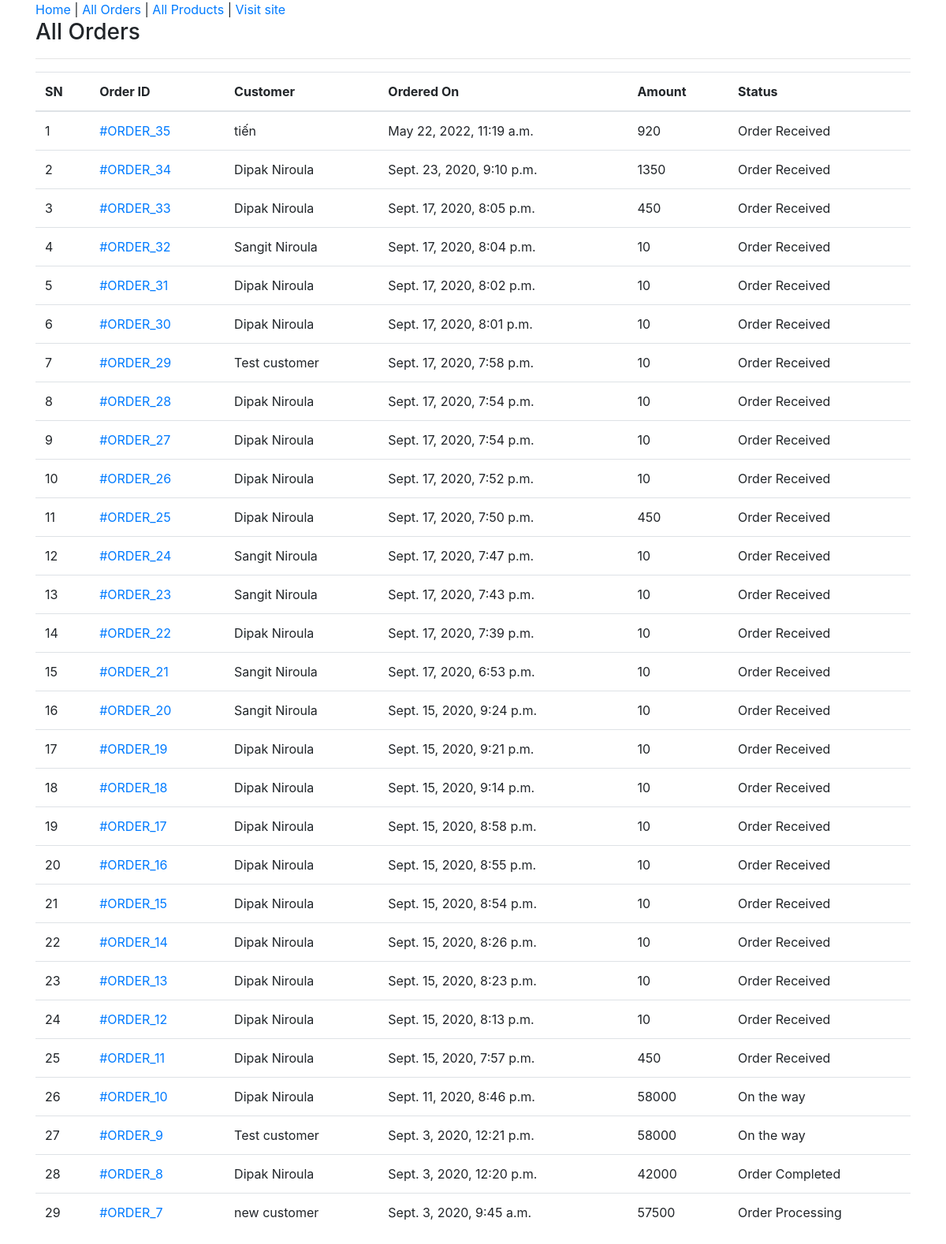
The app's page /admin-all-orders/ (signed in) with its own data.
### ecomapp/models.py (models this page shows, shortened)
class Order(models.Model):
    cart = models.OneToOneField(Cart, on_delete=models.CASCADE)
    ordered_by = models.CharField(max_length=200)
    shipping_address = models.CharField(max_length=200)
    mobile = models.CharField(max_length=10)
    email = models.EmailField(null=True, blank=True)
    subtotal = models.PositiveIntegerField()
    discount = models.PositiveIntegerField()
    total = models.PositiveIntegerField()
    order_status = models.CharField(max_length=50, choices=ORDER_STATUS)
    created_at = models.DateTimeField(auto_now_add=True)
    payment_method = models.CharField(
        max_length=20, choices=METHOD, default="Cash On Delivery")
    payment_completed = models.BooleanField(
        default=False, null=True, blank=True)

### ecomapp/views.py (the view)
# urls.py: path("admin-all-orders/", AdminOrderListView.as_view(), name="adminorderlist"),
class AdminOrderListView(AdminRequiredMixin, ListView):
    template_name = "adminpages/adminorderlist.html"
    queryset = Order.objects.all().order_by("-id")
    context_object_name = "allorders"

### ecomapp/views.py (called while the page is built)
    def dispatch(self, request, *args, **kwargs):
        if request.user.is_authenticated and Admin.objects.filter(user=request.user).exists():
            pass
        else:
            return redirect("/admin-login/")
        return super().dispatch(request, *args, **kwargs)

### templates/adminpages/adminorderlist.html (shortened to what this page needs)
{% extends 'adminpages/adminbase.html' %}
{% block content %}
<div class="container">
    <div class="row">
        <div class="col-md-12">
            <h3>All Orders</h3><hr>
            <table class="table">
                <thead>
                    <tr>
                        <th>SN</th>
                        <th>Order ID </th>
                        <th>Customer</th>
                        <th>Ordered On</th>
                        <th>Amount</th>
                        <th>Status</th>
                    </tr>
                </thead>
                <tbody>
                    {% for order in allorders %}
                    <tr>
                        <td>{{forloop.counter}}</td>
                        <td><a href="{% url 'ecomapp:adminorderdetail' order.id %}">#ORDER_{{order.id}}</a></td>
                        <td>{{order.ordered_by}}</td>
                        <td>{{order.created_at}}</td>
                        <td>{{order.total}}</td>
                        <td>{{order.order_status}}</td>
                    </tr>
                    {% endfor %}
                </tbody>
            </table>
        </div>
    </div>
</div>
{% endblock %}

### records on screen
Order: id "35", ordered_by "tiến", created_at "May 22, 2022, 11:19 a.m.", total "920", order_status "Order Received"
Order: id "34", ordered_by "Dipak Niroula", created_at "Sept. 23, 2020, 9:10 p.m.", total "1350", order_status "Order Received"
Order: id "33", ordered_by "Dipak Niroula", created_at "Sept. 17, 2020, 8:05 p.m.", total "450", order_status "Order Received"
Order: id "32", ordered_by "Sangit Niroula", created_at "Sept. 17, 2020, 8:04 p.m.", total "10", order_status "Order Received"
Order: id "31", ordered_by "Dipak Niroula", created_at "Sept. 17, 2020, 8:02 p.m.", total "10", order_status "Order Received"
Order: id "30", ordered_by "Dipak Niroula", created_at "Sept. 17, 2020, 8:01 p.m.", total "10", order_status "Order Received"
Order: id "29", ordered_by "Test customer", created_at "Sept. 17, 2020, 7:58 p.m.", total "10", order_status "Order Received"
Order: id "28", ordered_by "Dipak Niroula", created_at "Sept. 17, 2020, 7:54 p.m.", total "10", order_status "Order Received"
Order: id "27", ordered_by "Dipak Niroula", created_at "Sept. 17, 2020, 7:54 p.m.", total "10", order_status "Order Received"
Order: id "26", ordered_by "Dipak Niroula", created_at "Sept. 17, 2020, 7:52 p.m.", total "10", order_status "Order Received"
Order: id "25", ordered_by "Dipak Niroula", created_at "Sept. 17, 2020, 7:50 p.m.", total "450", order_status "Order Received"
Order: id "24", ordered_by "Sangit Niroula", created_at "Sept. 17, 2020, 7:47 p.m.", total "10", order_status "Order Received"
Order: id "23", ordered_by "Sangit Niroula", created_at "Sept. 17, 2020, 7:43 p.m.", total "10", order_status "Order Received"
Order: id "22", ordered_by "Dipak Niroula", created_at "Sept. 17, 2020, 7:39 p.m.", total "10", order_status "Order Received"
Order: id "21", ordered_by "Sangit Niroula", created_at "Sept. 17, 2020, 6:53 p.m.", total "10", order_status "Order Received"
Order: id "20", ordered_by "Sangit Niroula", created_at "Sept. 15, 2020, 9:24 p.m.", total "10", order_status "Order Received"
Order: id "19", ordered_by "Dipak Niroula", created_at "Sept. 15, 2020, 9:21 p.m.", total "10", order_status "Order Received"
Order: id "18", ordered_by "Dipak Niroula", created_at "Sept. 15, 2020, 9:14 p.m.", total "10", order_status "Order Received"
Order: id "17", ordered_by "Dipak Niroula", created_at "Sept. 15, 2020, 8:58 p.m.", total "10", order_status "Order Received"
Order: id "16", ordered_by "Dipak Niroula", created_at "Sept. 15, 2020, 8:55 p.m.", total "10", order_status "Order Received"
Order: id "15", ordered_by "Dipak Niroula", created_at "Sept. 15, 2020, 8:54 p.m.", total "10", order_status "Order Received"
Order: id "14", ordered_by "Dipak Niroula", created_at "Sept. 15, 2020, 8:26 p.m.", total "10", order_status "Order Received"
Order: id "13", ordered_by "Dipak Niroula", created_at "Sept. 15, 2020, 8:23 p.m.", total "10", order_status "Order Received"
Order: id "12", ordered_by "Dipak Niroula", created_at "Sept. 15, 2020, 8:13 p.m.", total "10", order_status "Order Received"
Order: id "11", ordered_by "Dipak Niroula", created_at "Sept. 15, 2020, 7:57 p.m.", total "450", order_status "Order Received"
Order: id "10", ordered_by "Dipak Niroula", created_at "Sept. 11, 2020, 8:46 p.m.", total "58000", order_status "On the way"
Order: id "9", ordered_by "Test customer", created_at "Sept. 3, 2020, 12:21 p.m.", total "58000", order_status "On the way"
Order: id "8", ordered_by "Dipak Niroula", created_at "Sept. 3, 2020, 12:20 p.m.", total "42000", order_status "Order Completed"
Order: id "7", ordered_by "new customer", created_at "Sept. 3, 2020, 9:45 a.m.", total "57500", order_status "Order Processing"
